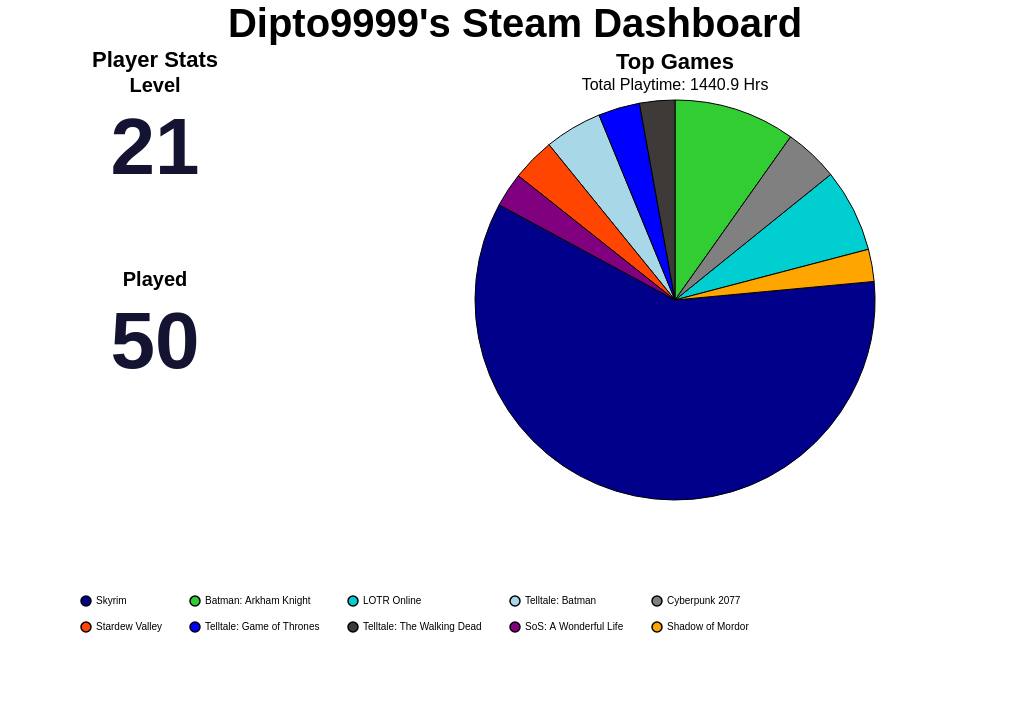

Vega-Lite specification for this chart:
### Vega-Lite specification from a JSON file in a GitHub repository (floating-point values rounded to 4 significant figures)
{"background": null, "config": {"view": {"continuousWidth": 300, "continuousHeight": 300, "strokeOpacity": 0, "strokeWidth": 1.5}, "axis": {"labelFontSize": 12, "titleFontSize": 16}, "legend": {"labelFontSize": 12, "titleFontSize": 16}}, "hconcat": [{"vconcat": [{"data": {"name": "data-ce2f25787bade8ca3fba4cb14335a451"}, "mark": {"type": "text", "align": "center", "baseline": "middle", "color": "#141331", "fontSize": 80, "fontWeight": "bold"}, "encoding": {"text": {"field": "Value", "type": "quantitative"}, "x": {"axis": null, "field": "Metric", "type": "nominal"}, "y": {"value": 50}}, "height": 150, "title": {"text": "Level", "anchor": "middle", "fontSize": 20}, "width": 300}, {"data": {"name": "data-92b892d679d5fbeaa0a56e1238c7fc12"}, "mark": {"type": "text", "align": "center", "baseline": "middle", "color": "#141331", "fontSize": 80, "fontWeight": "bold"}, "encoding": {"text": {"field": "Value", "type": "quantitative"}, "x": {"axis": null, "field": "Metric", "type": "nominal"}, "y": {"value": 50}}, "height": 150, "title": {"text": "Played", "anchor": "middle", "fontSize": 20}, "width": 300}], "title": {"text": "Player Stats", "anchor": "middle", "fontSize": 22}}, {"data": {"name": "data-b2da6c3eee8efb20e4c0e498a7d77a12"}, "mark": {"type": "arc", "stroke": "black", "strokeWidth": 1}, "encoding": {"color": {"field": "name", "legend": {"columnPadding": 25, "columns": 5, "direction": "horizontal", "labelFontSize": 10, "orient": "bottom", "padding": 75, "rowPadding": 10, "title": "", "titleAlign": "center", "titleFontSize": 16}, "scale": {"range": ["#00008B", "#32CD32", "#00CED1", "#A8D7E7", "#808080", "#FF4500", "#0000FF", "#3D3A38", "#800080", "#FFA500", "#006400", "#8B0000", "#FFD700", "#4682B4", "#2E8B57"]}, "sort": null, "type": "nominal"}, "theta": {"field": "playtime_percentage", "type": "quantitative"}, "tooltip": [{"field": "name", "title": "Game", "type": "nominal"}, {"field": "playtime_forever", "format": ".1f", "title": "Time (Hrs)", "type": "quantitative"}, {"field": "playtime_percentage", "format": ".2f", "title": "Playtime (%)", "type": "quantitative"}]}, "height": 400, "title": {"text": "Top Games", "anchor": "middle", "fontSize": 22, "subtitle": "Total Playtime: 1440.9 Hrs", "subtitleFontSize": 16}, "width": 700}], "padding": {"left": 250, "right": 250, "top": 0, "bottom": 0}, "title": {"text": "Dipto9999's Steam Dashboard", "anchor": "middle", "fontSize": 40}, "$schema": "https://vega.github.io/schema/vega-lite/v5.20.1.json", "datasets": {"data-ce2f25787bade8ca3fba4cb14335a451": [{"Metric": "Level", "Value": 21}], "data-92b892d679d5fbeaa0a56e1238c7fc12": [{"Metric": "Played", "Value": 50}], "data-b2da6c3eee8efb20e4c0e498a7d77a12": [{"name": "Skyrim", "playtime_forever": 845.3, "appid": 72850, "playtime_percentage": 59.38}, {"name": "Batman: Arkham Knight", "playtime_forever": 139.7, "appid": 208650, "playtime_percentage": 9.81}, {"name": "LOTR Online", "playtime_forever": 95.7, "appid": 212500, "playtime_percentage": 6.72}, {"name": "Telltale: Batman", "playtime_forever": 66.22, "appid": 498240, "playtime_percentage": 4.65}, {"name": "Cyberpunk 2077", "playtime_forever": 62.53, "appid": 1091500, "playtime_percentage": 4.39}, {"name": "Stardew Valley", "playtime_forever": 49.5, "appid": 413150, "playtime_percentage": 3.48}, {"name": "Telltale: Game of Thrones", "playtime_forever": 47.68, "appid": 330840, "playtime_percentage": 3.35}, {"name": "Telltale: The Walking Dead", "playtime_forever": 40.52, "appid": 207610, "playtime_percentage": 2.85}, {"name": "SoS: A Wonderful Life", "playtime_forever": 39.42, "appid": 2111170, "playtime_percentage": 2.77}, {"name": "Shadow of Mordor", "playtime_forever": 37.05, "appid": 241930, "playtime_percentage": 2.6}]}}
